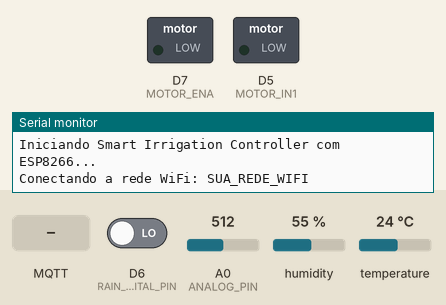
The sketch below on a simulated ESP8266 (NodeMCU). Shown: switched loads named in the sketch (green lamp = pin HIGH), the last lines printed to the serial monitor. Dashed ring = blinking. The inputs (shaded band) are chosen by the test bench; at power-on: A0 (ANALOG_PIN) = 512, temperature 24 °C, D6 (RAIN_DIGITAL_PIN) LOW, humidity 55 %. WiFi joins after 1.5 s; servers stay silent unless stated; random numbers use the default seed unless the sketch sets one; no MQTT or app messages arrive unless stated.

Above: at 1.1 s.
At 3.7 s:
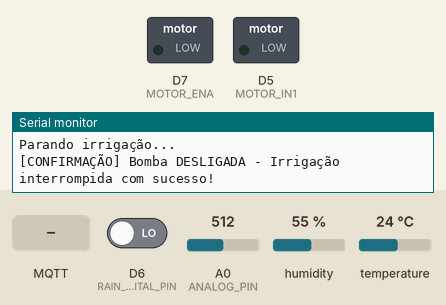
3.8 s: A0 (ANALOG_PIN) set to 596
10.3 s: A0 (ANALOG_PIN) set to 626
14.7 s: temperature set to 10.5 °C
21.2 s: temperature set to 9.6 °C
22.7 s: D6 (RAIN_DIGITAL_PIN) driven HIGH
26.9 s: MQTT message "ON" arrives on the first subscribed topic
At 27.3 s:
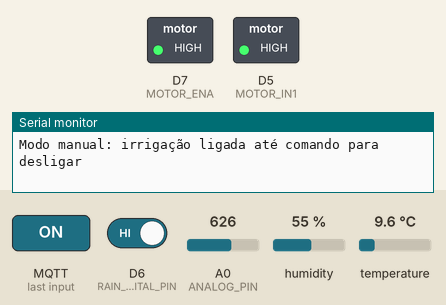
Timing chart, 0 to 29.4 s (numbered marks = the images above; inputs shaded):
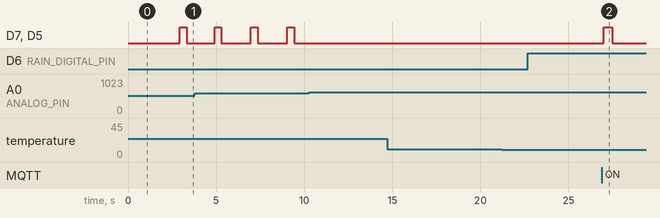

The sketch:

smart_irrigation_controller.ino
```cpp
/*
 * Smart Irrigation System - ESP8266 NodeMCU Controller
 *
 * Este código implementa um sistema de irrigação automático utilizando:
 * - Sensor de umidade do solo (YL-69)
 * - Sensor de chuva (FC-37)
 * - Sensor de temperatura e umidade do ar (DHT22)
 * - Controlador PID para ajuste dinâmico do tempo de irrigação
 * - Conexão MQTT para integração com dashboard web
 */

#include <ESP8266WiFi.h>
#include <PubSubClient.h>
#include <ArduinoJson.h>
#include <DHT.h>
#include <PID_v1.h>

// =============== CONFIGURAÇÕES DE PINOS ===============
// ESP8266 tem apenas um pino analógico (A0), então precisamos usar um multiplexador ou alternar leituras
#define ANALOG_PIN A0            // Único pino analógico do ESP8266

// PINOS PARA SENSORES - CONFIGURAÇÃO DIRETA SEM MULTIPLEXADOR
#define RAIN_DIGITAL_PIN D6       // Pino digital para o sensor de chuva (D6)
#define DHT_PIN D4               // Pino digital para sensor DHT22 (D4)
// Removidos SELECT_SOIL_MOISTURE e SELECT_RAIN pois não estamos usando multiplexador

// Pinos para controle da bomba de irrigação
#define MOTOR_IN1 D5             // Saída para controle da bomba (D5)
#define MOTOR_ENA D7             // Saída PWM para controle de velocidade (D7)

// =============== CONSTANTES ===============
#define DHT_TYPE 22          // Define o tipo do sensor (22 para DHT22/AM2302)
// Calibração do sensor de umidade do solo - VALORES CORRIGIDOS
#define SOIL_MOISTURE_DRY 0     // Valor quando o solo está totalmente seco (sensor desconectado/no ar)
#define SOIL_MOISTURE_WET 1023  // Valor quando o solo está totalmente úmido (ou sensor com mal-contato)
// CONFIGURAÇÃO DO SENSOR DE CHUVA
#define RAIN_THRESHOLD 500     // Limiar para detecção de chuva no modo analógico
#define RAIN_DIGITAL_MODE true  // TRUE = usar modo digital (binário), FALSE = usar modo analógico (graduações)

// Configurações simuladas para testes sem sensores físicos
boolean usarValoresSimulados = false; // Defina como true para usar valores simulados

// =============== CONFIGURAÇÕES DE WIFI ===============
// Altere estas credenciais para corresponder à sua rede WiFi
const char* ssid = "SUA_REDE_WIFI";        // Altere para o nome da sua rede WiFi
const char* password = "SUA_SENHA_WIFI";    // Altere para a senha da sua rede WiFi

// =============== CONFIGURAÇÕES MQTT ===============
// Configurações do servidor MQTT - altere o IP para o do seu broker MQTT
const char* mqtt_server = "192.168.1.100";   // Altere para o IP do seu broker MQTT
const int mqtt_port = 1883;                   // Porta padrão do Mosquitto
const char* mqtt_client_id = "esp8266_irrigation_controller";

// Tópicos MQTT (correspondentes aos definidos no dashboard)
const char* topic_soil_moisture = "solo/umidade";
const char* topic_rain = "chuva/status";
const char* topic_temperature = "ambiente/temperatura";
const char* topic_humidity = "ambiente/umidade";
const char* topic_irrigation_status = "irrigacao/status";
const char* topic_irrigation_command = "irrigacao/comando";

// =============== CONFIGURAÇÕES DO PID ===============
double Setpoint = 60.0; // Valor desejado de umidade do solo (0-100%)
double Input, Output;       // Variáveis do PID
// Parâmetros de ajuste do PID (ajuste conforme necessário)
double Kp = 1.5;
double Ki = 0.2;
double Kd = 0.1;
PID myPID(&Input, &Output, &Setpoint, Kp, Ki, Kd, DIRECT);

// Declarações adiantadas de funções (protótipos)
void startIrrigation(bool manual);
void stopIrrigation(bool manual);

// =============== VARIÁVEIS GLOBAIS ===============
WiFiClient espClient;
PubSubClient client(espClient);
DHT dht(DHT_PIN, DHT_TYPE);  // Usando biblioteca Adafruit DHT

// Variáveis para armazenar os valores dos sensores
float soilMoisturePercent = 0.0;
float temperature = 0.0;
float humidity = 0.0;
bool isRaining = false;
bool irrigationActive = false;

// Variáveis para controle de tempo
unsigned long lastSensorReadTime = 0;
unsigned long lastMQTTPublishTime = 0;
unsigned long irrigationStartTime = 0;
unsigned long irrigationDuration = 0;

// Intervalo entre as leituras e publicações
const unsigned long SENSOR_READ_INTERVAL = 2000;    // A cada 2 segundos
const unsigned long MQTT_PUBLISH_INTERVAL = 10000;  // A cada 10 segundos
const unsigned long MAX_IRRIGATION_TIME = 600000;   // Limite máximo de 10 minutos (segurança)

// Variável para modo de operação
bool manualControl = false;

// =============== FUNÇÕES DE SETUP ===============
void setup() {
  // Inicia comunicação serial com taxa mais estável
  Serial.begin(9600);
  delay(1000); // Tempo para o serial iniciar

  // Inicializa o sensor DHT22
  dht.begin();

  Serial.println("\nIniciando Smart Irrigation Controller com ESP8266...");

  // Configuração dos pinos - removidas referências ao multiplexador
  // Configuração do pino digital para sensor de chuva
  pinMode(RAIN_DIGITAL_PIN, INPUT);
  // Configuração dos pinos da ponte H
  pinMode(MOTOR_IN1, OUTPUT);
  pinMode(MOTOR_ENA, OUTPUT);
  // Inicializa a bomba desligada
  digitalWrite(MOTOR_IN1, LOW);
  analogWrite(MOTOR_ENA, 0); // PWM em 0 (desligado)
  // Removidas referências ao multiplexador (SELECT_SOIL_MOISTURE e SELECT_RAIN)

  // Inicialização do PID
  myPID.SetMode(AUTOMATIC);
  myPID.SetOutputLimits(60, 180); // Limita o tempo de irrigação entre 60 e 180 segundos (1-3 minutos)

  // Conecta ao WiFi
  setupWiFi();

  // Configura o servidor MQTT
  client.setServer(mqtt_server, mqtt_port);
  client.setCallback(mqttCallback);

  Serial.println("Sistema inicializado e pronto para operar!");
}

// Função para conectar ao WiFi
void setupWiFi() {
  Serial.println("\nConectando a rede WiFi: " + String(ssid));

  WiFi.begin(ssid, password);

  // Tenta conectar com timeout para evitar travamento
  int contador = 0;
  int maxTentativas = 20; // 10 segundos de timeout

  while (WiFi.status() != WL_CONNECTED && contador < maxTentativas) {
    delay(500);
    Serial.print(".");
    contador++;
  }

  if (WiFi.status() == WL_CONNECTED) {
    Serial.println("\nConectado com sucesso!");
    Serial.print("IP: ");
    Serial.println(WiFi.localIP());
  } else {
    Serial.println("\nFalha ao conectar ao WiFi! Verifique o nome e senha da rede.");
    Serial.println("O sistema continuará funcionando sem conexão com a rede.");
  }
}

// Função para reconectar ao MQTT
void reconnectMQTT() {
  while (!client.connected()) {
    Serial.print("Tentando conexão MQTT...");

    if (client.connect(mqtt_client_id)) {
      Serial.println("conectado!");

      // Inscreve-se no tópico de comando de irrigação
      client.subscribe(topic_irrigation_command);

      // Publica mensagem de status online
      StaticJsonDocument<100> doc;
      doc["status"] = "online";
      doc["device"] = mqtt_client_id;
      doc["timestamp"] = millis();

      char buffer[100];
      serializeJson(doc, buffer);
      client.publish("sistema/status", buffer, true);

    } else {
      Serial.print("falha, rc=");
      Serial.print(client.state());
      Serial.println(" tentando novamente em 5 segundos");
      delay(5000);
    }
  }
}

// =============== CALLBACK MQTT ===============
void mqttCallback(char* topic, byte* payload, unsigned int length) {
  Serial.print("Mensagem recebida no tópico: ");
  Serial.println(topic);

  // Converte o payload para string
  char message[length + 1];
  for (unsigned int i = 0; i < length; i++) {
    message[i] = (char)payload[i];
  }
  message[length] = '\0';

  Serial.print("Mensagem: ");
  Serial.println(message);

  // Verifica se é um comando de irrigação
  if (strcmp(topic, topic_irrigation_command) == 0) {
    // Tenta interpretar como JSON
    StaticJsonDocument<200> doc;
    DeserializationError error = deserializeJson(doc, message);

    // Se não for JSON ou ocorrer erro, tenta interpretar como texto simples
    if (error) {
      Serial.println("Erro ao analisar JSON, tentando como texto simples");

      if (strcmp(message, "ON") == 0 || strcmp(message, "on") == 0 || strcmp(message, "true") == 0) {
        startIrrigation(true); // Inicia irrigação em modo manual
      } else if (strcmp(message, "OFF") == 0 || strcmp(message, "off") == 0 || strcmp(message, "false") == 0) {
        stopIrrigation(true);  // Para irrigação em modo manual
      }
    } else {
      // Processa o comando JSON
      if (doc.containsKey("command")) {
        const char* command = doc["command"];

        if (strcmp(command, "ON") == 0) {
          startIrrigation(true); // Inicia irrigação em modo manual
        } else if (strcmp(command, "OFF") == 0) {
          stopIrrigation(true);  // Para irrigação em modo manual
        }
      }
    }
  }
}

// =============== FUNÇÕES DE LEITURA DE SENSORES ===============
void readSensors() {
  // Leitura do sensor de umidade do solo YL-69
  // Leitura direta do sensor de umidade do solo (sem multiplexador)
  // Removida a seleção por multiplexador pois não está sendo usado fisicamente
  delay(100); // Pequeno delay para estabilizar

  int soilMoistureRaw = analogRead(ANALOG_PIN);

  // Debug - Mostra o valor real do sensor de umidade do solo
  Serial.print("Valor real do sensor de umidade do solo (A0): ");
  Serial.println(soilMoistureRaw);

  // Mapeamento CORRIGIDO para percentual (0% = seco, 100% = úmido)
  // Invertendo a lógica de mapeamento para seu sensor
  soilMoisturePercent = map(constrain(soilMoistureRaw, SOIL_MOISTURE_DRY, SOIL_MOISTURE_WET),
                         SOIL_MOISTURE_DRY, SOIL_MOISTURE_WET, 0, 100);

  // Limitando a umidade para valores entre 0-100 para evitar anomalias
  soilMoisturePercent = constrain(soilMoisturePercent, 0, 100);

  // Leitura do sensor de chuva FC-37 (conexão direta sem multiplexador)
  delay(100); // Pequeno delay para estabilizar

  // Detecção de chuva - MODO DIGITAL
  if (RAIN_DIGITAL_MODE) {
    int rainSensorDigital = digitalRead(RAIN_DIGITAL_PIN);
    Serial.print("Valor real do sensor de chuva (D6): ");
    Serial.println(rainSensorDigital);

    // INVERTENDO a lógica: HIGH = chovendo, LOW = sem chuva
    // Esta inversão é necessária porque o sensor está indicando chuva quando não está chovendo
    isRaining = (rainSensorDigital == HIGH);
  }
  // Modo analógico (backup, caso precise)
  else {
    int rainSensorValue = analogRead(ANALOG_PIN);

    isRaining = (rainSensorValue < RAIN_THRESHOLD);
  }

  // Verificação imediata - se está chovendo e a irrigação está ativa, desliga imediatamente
  if (isRaining && irrigationActive) {
    Serial.println("[EMERGENCIA] Chuva detectada! Desligando irrigação imediatamente...");
    stopIrrigation(false);
  }

  // Não precisamos desligar pinos de seleção já que não usamos multiplexador

  // Lê dados de temperatura e umidade do DHT22 com a biblioteca Adafruit
  float newHum = dht.readHumidity();
  float newTemp = dht.readTemperature();

  // Verifica se a leitura não é NaN (Not a Number)
  if (!isnan(newTemp) && !isnan(newHum)) {
    temperature = newTemp;
    humidity = newHum;
    Serial.println("Leitura do DHT22 bem-sucedida!");
  } else {
    // Se a leitura falhar, define temperatura e umidade como zero
    temperature = 0;
    humidity = 0;

    Serial.println("Erro na leitura do DHT22");
    Serial.println("Verifique as conexões do sensor DHT22 no pino D4 e o resistor pull-up de 10kΩ");
  }

  // Atualiza o input do PID com a umidade do solo atual
  Input = soilMoisturePercent;

  // Verifica se o solo está muito úmido e desliga a irrigação se necessário
  if (soilMoisturePercent > 80 && irrigationActive) {
    Serial.println("[EMERGENCIA] Solo muito úmido! Desligando irrigação...");
    stopIrrigation(false);  // Desliga irrigação automaticamente se o solo já estiver muito úmido
  }
}

// =============== FUNÇÕES DE PUBLICAÇÃO MQTT ===============
void publishSensorData() {
  // Verifica se está conectado ao MQTT
  if (!client.connected()) {
    return;
  }

  // Publica a umidade do solo
  StaticJsonDocument<200> soilDoc;
  soilDoc["sensor"] = "umidade_solo";
  soilDoc["valor"] = soilMoisturePercent;
  soilDoc["unidade"] = "%";
  soilDoc["timestamp"] = millis();

  char soilBuffer[200];
  serializeJson(soilDoc, soilBuffer);
  client.publish(topic_soil_moisture, soilBuffer);

  // Publica o status da chuva
  StaticJsonDocument<100> rainDoc;
  rainDoc["sensor"] = "chuva";
  rainDoc["status"] = isRaining ? "raining" : "dry";
  rainDoc["timestamp"] = millis();

  char rainBuffer[100];
  serializeJson(rainDoc, rainBuffer);
  client.publish(topic_rain, rainBuffer);

  // Publica a temperatura
  StaticJsonDocument<200> tempDoc;
  tempDoc["sensor"] = "temperatura";
  tempDoc["valor"] = temperature;
  tempDoc["unidade"] = "C";
  tempDoc["timestamp"] = millis();

  char tempBuffer[200];
  serializeJson(tempDoc, tempBuffer);
  client.publish(topic_temperature, tempBuffer);

  // Publica a umidade do ar
  StaticJsonDocument<200> humDoc;
  humDoc["sensor"] = "umidade_ar";
  humDoc["valor"] = humidity;
  humDoc["unidade"] = "%";
  humDoc["timestamp"] = millis();

  char humBuffer[200];
  serializeJson(humDoc, humBuffer);
  client.publish(topic_humidity, humBuffer);

  // Publica o status da irrigação
  StaticJsonDocument<100> irrDoc;
  irrDoc["status"] = irrigationActive ? "ON" : "OFF";
  irrDoc["modo"] = manualControl ? "manual" : "automatico";
  irrDoc["timestamp"] = millis();

  char irrBuffer[100];
  serializeJson(irrDoc, irrBuffer);
  client.publish(topic_irrigation_status, irrBuffer);

  Serial.println("Dados dos sensores publicados via MQTT");
}

// =============== FUNÇÕES DE CONTROLE DE IRRIGAÇÃO ===============
// Inicia a irrigação
void startIrrigation(bool manual = false) {
  // Se já estiver irrigando ou estiver chovendo, não faz nada
  if (irrigationActive || (isRaining && !manual)) {
    return;
  }

  Serial.println("Iniciando irrigação...");
  // Liga a bomba da irrigação através da ponte H com máxima potência
  digitalWrite(MOTOR_IN1, HIGH);  // Liga a entrada
  analogWrite(MOTOR_ENA, 255);    // Velocidade máxima (0-255)

  // Se for controle manual, garantir tempo mínimo de irrigação
  if (manual) {
    Serial.println("Modo manual: irrigação garantida por pelo menos 60 segundos");
    irrigationDuration = 60000; // 60 segundos = 1 minuto
  }
  irrigationActive = true;
  irrigationStartTime = millis();
  manualControl = manual;

  // Se for controle automático, usa a saída do PID para o tempo de irrigação
  if (!manual) {
    // A saída do PID é o tempo em segundos
    irrigationDuration = (unsigned long)(Output * 1000); // Converte segundos para milissegundos

    // Limita o tempo máximo de irrigação para segurança
    if (irrigationDuration > MAX_IRRIGATION_TIME) {
      irrigationDuration = MAX_IRRIGATION_TIME;
    }

    Serial.print("Tempo de irrigação calculado pelo PID: ");
    Serial.print(irrigationDuration / 1000);
    Serial.println(" segundos");
  } else {
    // No modo manual, deixa ligado até que seja desligado por comando
    irrigationDuration = 0; // Zero significa indefinido
    Serial.println("Modo manual: irrigação ligada até comando para desligar");
  }

  // Publica o novo status
  StaticJsonDocument<100> doc;
  doc["status"] = "ON";
  doc["modo"] = manual ? "manual" : "automatico";
  doc["duracao"] = manual ? "indefinido" : String(irrigationDuration / 1000);
  doc["timestamp"] = millis();

  char buffer[100];
  serializeJson(doc, buffer);
  if (client.connected()) {
    client.publish(topic_irrigation_status, buffer);
  }
}

// Para a irrigação
void stopIrrigation(bool manual = false) {
  // Não faz nada se a irrigação já estiver desligada
  if (!irrigationActive) {
    return;
  }

  Serial.println("Parando irrigação...");

  // Desliga a bomba com garantia dupla
  digitalWrite(MOTOR_IN1, LOW);   // Desliga a entrada
  analogWrite(MOTOR_ENA, 0);      // Desliga o motor
  delay(50);  // Pequeno delay para garantir que o comando foi processado
  digitalWrite(MOTOR_IN1, LOW);   // Reforço do comando para garantir
  analogWrite(MOTOR_ENA, 0);      // Reforço do comando para garantir

  irrigationActive = false;
  irrigationDuration = 0;

  // Publica o novo status
  StaticJsonDocument<100> doc;
  doc["status"] = "OFF";
  doc["modo"] = "automatico";
  doc["timestamp"] = millis();

  char buffer[100];
  serializeJson(doc, buffer);
  if (client.connected()) {
    client.publish(topic_irrigation_status, buffer);
  }

  // Se estava no modo manual, volta para automático
  if (manual) {
    manualControl = false;
    Serial.println("Retornando ao modo automático");
  }

  Serial.println("[CONFIRMAÇÃO] Bomba DESLIGADA - Irrigação interrompida com sucesso!");
}

// Verifica se é necessário iniciar ou parar a irrigação automática
void checkIrrigationControl() {
  // Não faz nada se estiver no modo manual
  if (manualControl) {
    return;
  }

  // Verifica se a irrigação precisa ser finalizada (baseado no tempo)
  if (irrigationActive && irrigationDuration > 0) {
    if (millis() - irrigationStartTime >= irrigationDuration) {
      Serial.println("\n[SISTEMA] Tempo de irrigação concluído, desligando automaticamente");
      stopIrrigation();
    }
  }

  // Verifica condições críticas que exigem parar a irrigação imediatamente
  if (irrigationActive) {
    if (isRaining) {
      Serial.println("\n[SISTEMA] Detectada chuva, interrompendo irrigação automática");
      stopIrrigation();
      return;
    }

    if (soilMoisturePercent > 80) {
      Serial.println("\n[SISTEMA] Solo já suficientemente úmido, interrompendo irrigação automática");
      stopIrrigation();
      return;
    }
  }

  // Executa o PID
  myPID.Compute();

  // Verifica se deve iniciar a irrigação automática
  if (!irrigationActive && !isRaining && soilMoisturePercent < Setpoint) {
    Serial.println("\n[SISTEMA] Solo seco detectado, iniciando irrigação automática");
    // Inicia irrigação no modo automático
    startIrrigation(false);
  }
}

// =============== LOOP PRINCIPAL ===============
void loop() {
  unsigned long currentMillis = millis();

  // Verifica a conexão WiFi e reconecta se necessário
  if (WiFi.status() != WL_CONNECTED) {
    Serial.println("Reconectando ao WiFi...");
    setupWiFi();
  }

  // Verifica a conexão MQTT e reconecta se necessário
  if (!client.connected()) {
    reconnectMQTT();
  }
  client.loop();  // Processa mensagens MQTT

  // Lê os sensores a cada SENSOR_READ_INTERVAL
  if (currentMillis - lastSensorReadTime >= SENSOR_READ_INTERVAL) {
    lastSensorReadTime = currentMillis;

    if (usarValoresSimulados) {
      // Modo de simulação para testes sem sensores físicos
      simulateSensorValues();
    } else {
      // Modo real com sensores físicos
      readSensors();
    }

    // Verifica o controlador PID e ajusta a irrigação
    checkIrrigationControl();

    // Print dos valores atuais (para debug)
    printCurrentValues();
  }

  // Publica os dados no MQTT em intervalos regulares
  if (currentMillis - lastMQTTPublishTime >= MQTT_PUBLISH_INTERVAL) {
    lastMQTTPublishTime = currentMillis;

    // Publica apenas se estiver conectado ao MQTT
    if (client.connected()) {
      publishSensorData();
    }
  }

  // Verifica tempo máximo de irrigação para segurança
  if (irrigationActive && irrigationDuration > 0) {
    if (currentMillis - irrigationStartTime >= MAX_IRRIGATION_TIME) {
      Serial.println("[SEGURANÇA] Tempo máximo de irrigação atingido. Desligando...");
      stopIrrigation(false);
    }
  }

  // Pequeno delay para estabilidade
  delay(100);
}

// Função para simular valores dos sensores (quando não tiver sensores físicos)
void simulateSensorValues() {
  // Simula umidade do solo variando entre 30% e 70%
  soilMoisturePercent = random(30, 71);

  // Simula temperatura entre 20°C e 30°C
  temperature = 20.0 + (random(0, 100) / 10.0);

  // Simula umidade do ar entre 40% e 90%
  humidity = 40.0 + (random(0, 500) / 10.0);

  // Simula sensor de chuva (10% de chance de estar chovendo)
  isRaining = (random(0, 100) < 10);

  // Atualiza input do PID
  Input = soilMoisturePercent;

  Serial.println("[SIMULAÇÃO] Valores dos sensores simulados gerados");
}

// Função para imprimir valores atuais no console (debug)
void printCurrentValues() {
  Serial.println("\n====== VALORES ATUAIS DOS SENSORES ======");
  Serial.print("Umidade do Solo: ");
  Serial.print(soilMoisturePercent);
  Serial.println("%");

  Serial.print("Status de Chuva: ");
  Serial.println(isRaining ? "CHOVENDO" : "SEM CHUVA");

  Serial.print("Temperatura: ");
  Serial.print(temperature);
  Serial.println("°C");

  Serial.print("Umidade do Ar: ");
  Serial.print(humidity);
  Serial.println("%");

  Serial.print("Irrigação: ");
  Serial.println(irrigationActive ? "LIGADA" : "DESLIGADA");

  Serial.print("Modo: ");
  Serial.println(manualControl ? "MANUAL" : "AUTOMÁTICO");
  Serial.println("========================================");
}

// Fim do código
```

Measured:
- after the input at 26.9 s, D7 (MOTOR_ENA), D5 (MOTOR_IN1): LOW → HIGH after 0.09 s, → LOW 0.50 s later
- by itself, D7 (MOTOR_ENA), D5 (MOTOR_IN1): alternates HIGH for 0.39 s and LOW for 1.7 s
